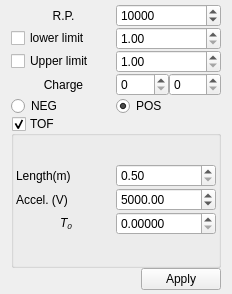
<?xml version="1.0" encoding="UTF-8"?>
<ui version="4.0">
 <class>adwidgets::MSSimulatorForm</class>
 <widget class="QWidget" name="adwidgets::MSSimulatorForm">
  <property name="geometry">
   <rect>
    <x>0</x>
    <y>0</y>
    <width>232</width>
    <height>294</height>
   </rect>
  </property>
  <property name="windowTitle">
   <string>Form</string>
  </property>
  <layout class="QVBoxLayout" name="verticalLayout_2">
   <property name="spacing">
    <number>0</number>
   </property>
   <property name="topMargin">
    <number>4</number>
   </property>
   <property name="bottomMargin">
    <number>4</number>
   </property>
   <item>
    <layout class="QVBoxLayout" name="verticalLayout" stretch="1,1,0">
     <item>
      <layout class="QGridLayout" name="gridLayout">
       <property name="verticalSpacing">
        <number>0</number>
       </property>
       <item row="2" column="1">
        <widget class="QDoubleSpinBox" name="doubleSpinBox_2">
         <property name="minimum">
          <double>1.000000000000000</double>
         </property>
         <property name="maximum">
          <double>100000.000000000000000</double>
         </property>
        </widget>
       </item>
       <item row="3" column="1">
        <layout class="QHBoxLayout" name="horizontalLayout">
         <item>
          <widget class="QSpinBox" name="spinBox_2"/>
         </item>
         <item>
          <widget class="QSpinBox" name="spinBox_3"/>
         </item>
        </layout>
       </item>
       <item row="0" column="1">
        <widget class="QSpinBox" name="spinBox">
         <property name="minimum">
          <number>100</number>
         </property>
         <property name="maximum">
          <number>10000000</number>
         </property>
         <property name="singleStep">
          <number>100</number>
         </property>
         <property name="value">
          <number>10000</number>
         </property>
        </widget>
       </item>
       <item row="3" column="0">
        <widget class="QLabel" name="label_2">
         <property name="text">
          <string>Charge</string>
         </property>
         <property name="alignment">
          <set>Qt::AlignCenter</set>
         </property>
        </widget>
       </item>
       <item row="1" column="1">
        <widget class="QDoubleSpinBox" name="doubleSpinBox">
         <property name="minimum">
          <double>1.000000000000000</double>
         </property>
         <property name="maximum">
          <double>100000.000000000000000</double>
         </property>
        </widget>
       </item>
       <item row="0" column="0">
        <widget class="QLabel" name="label">
         <property name="text">
          <string>R.P.</string>
         </property>
         <property name="alignment">
          <set>Qt::AlignCenter</set>
         </property>
        </widget>
       </item>
       <item row="1" column="0">
        <widget class="QCheckBox" name="checkBox">
         <property name="text">
          <string>lower limit</string>
         </property>
        </widget>
       </item>
       <item row="2" column="0">
        <widget class="QCheckBox" name="checkBox_2">
         <property name="text">
          <string>Upper limit</string>
         </property>
        </widget>
       </item>
       <item row="4" column="0">
        <widget class="QRadioButton" name="radioButtonNeg">
         <property name="text">
          <string>NEG</string>
         </property>
        </widget>
       </item>
       <item row="4" column="1">
        <widget class="QRadioButton" name="radioButtonPos">
         <property name="text">
          <string>POS</string>
         </property>
         <property name="checked">
          <bool>true</bool>
         </property>
        </widget>
       </item>
      </layout>
     </item>
     <item>
      <widget class="QGroupBox" name="groupBox">
       <property name="title">
        <string>TOF</string>
       </property>
       <property name="flat">
        <bool>false</bool>
       </property>
       <property name="checkable">
        <bool>true</bool>
       </property>
       <layout class="QGridLayout" name="gridLayout_3">
        <property name="leftMargin">
         <number>2</number>
        </property>
        <property name="topMargin">
         <number>0</number>
        </property>
        <property name="rightMargin">
         <number>2</number>
        </property>
        <property name="bottomMargin">
         <number>2</number>
        </property>
        <property name="verticalSpacing">
         <number>0</number>
        </property>
        <item row="0" column="0">
         <layout class="QGridLayout" name="gridLayout_2">
          <property name="verticalSpacing">
           <number>1</number>
          </property>
          <item row="0" column="1">
           <widget class="QDoubleSpinBox" name="doubleSpinBox_3">
            <property name="minimum">
             <double>0.500000000000000</double>
            </property>
            <property name="maximum">
             <double>999.990000000000009</double>
            </property>
           </widget>
          </item>
          <item row="1" column="0">
           <widget class="QLabel" name="label_4">
            <property name="text">
             <string>Accel. (V)</string>
            </property>
           </widget>
          </item>
          <item row="0" column="0">
           <widget class="QLabel" name="label_3">
            <property name="text">
             <string>Length(m)</string>
            </property>
           </widget>
          </item>
          <item row="1" column="1">
           <widget class="QDoubleSpinBox" name="doubleSpinBox_4">
            <property name="maximum">
             <double>20000.000000000000000</double>
            </property>
            <property name="value">
             <double>5000.000000000000000</double>
            </property>
           </widget>
          </item>
          <item row="2" column="0">
           <widget class="QLabel" name="label_5">
            <property name="text">
             <string>&lt;i&gt;T&lt;sub&gt;0&lt;/sub&gt;&lt;/i&gt;</string>
            </property>
            <property name="textFormat">
             <enum>Qt::RichText</enum>
            </property>
            <property name="alignment">
             <set>Qt::AlignCenter</set>
            </property>
           </widget>
          </item>
          <item row="2" column="1">
           <widget class="QDoubleSpinBox" name="doubleSpinBox_5">
            <property name="decimals">
             <number>5</number>
            </property>
           </widget>
          </item>
         </layout>
        </item>
       </layout>
      </widget>
     </item>
     <item>
      <layout class="QHBoxLayout" name="horizontalLayout_2">
       <item>
        <spacer name="horizontalSpacer">
         <property name="orientation">
          <enum>Qt::Horizontal</enum>
         </property>
         <property name="sizeHint" stdset="0">
          <size>
           <width>40</width>
           <height>20</height>
          </size>
         </property>
        </spacer>
       </item>
       <item>
        <widget class="QPushButton" name="pushButton">
         <property name="text">
          <string>Apply</string>
         </property>
        </widget>
       </item>
      </layout>
     </item>
    </layout>
   </item>
  </layout>
 </widget>
 <resources/>
 <connections/>
</ui>
